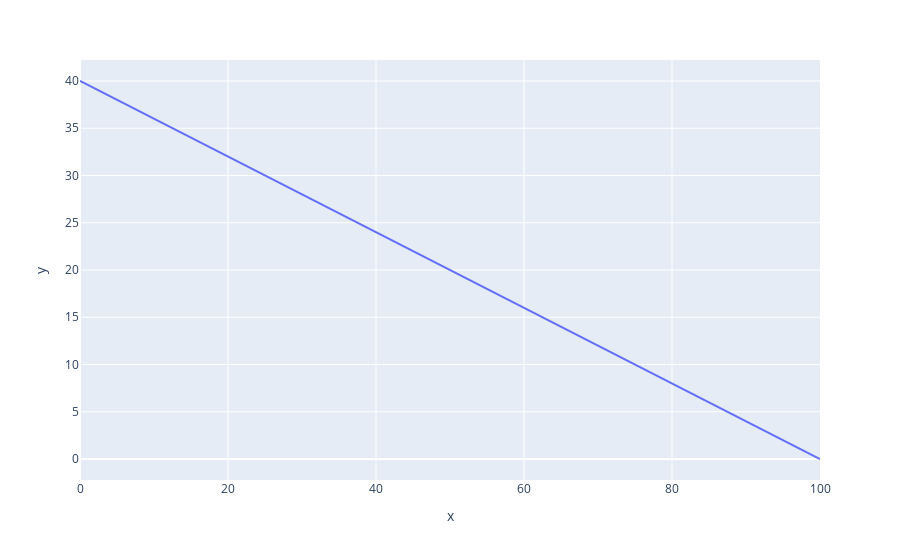

The notebook cell this image was saved under:
### Code cell
fig = plot.line(x= lista_qtd_x, y= lista_qtd_y)
fig.show() # Esse gráfico em questão é com uma renda de 200

### Figure 1 — Plotly figure (JSON) as saved in the notebook; plotly's stock layout.template omitted (floating-point values rounded to 4 significant figures)
{"data": [{"hovertemplate": "x=%{x}<br>y=%{y}<extra></extra>", "legendgroup": "", "line": {"color": "#636efa", "dash": "solid"}, "marker": {"symbol": "circle"}, "mode": "lines", "name": "", "orientation": "v", "showlegend": false, "type": "scatter", "x": [0, 5, 10, 15, 20, 25, 30, 35, 40, 45, 50, 55, 60, 65, 70, 75, 80, 85, 90, 95, 100], "xaxis": "x", "y": [40, 38, 36, 34, 32, 30, 28, 26, 24, 22, 20, 18, 16, 14, 12, 10, 8, 6, 4, 2, 0], "yaxis": "y"}], "layout": {"legend": {"tracegroupgap": 0}, "margin": {"t": 60}, "xaxis": {"anchor": "y", "domain": [0, 1], "title": {"text": "x"}}, "yaxis": {"anchor": "x", "domain": [0, 1], "title": {"text": "y"}}}}
